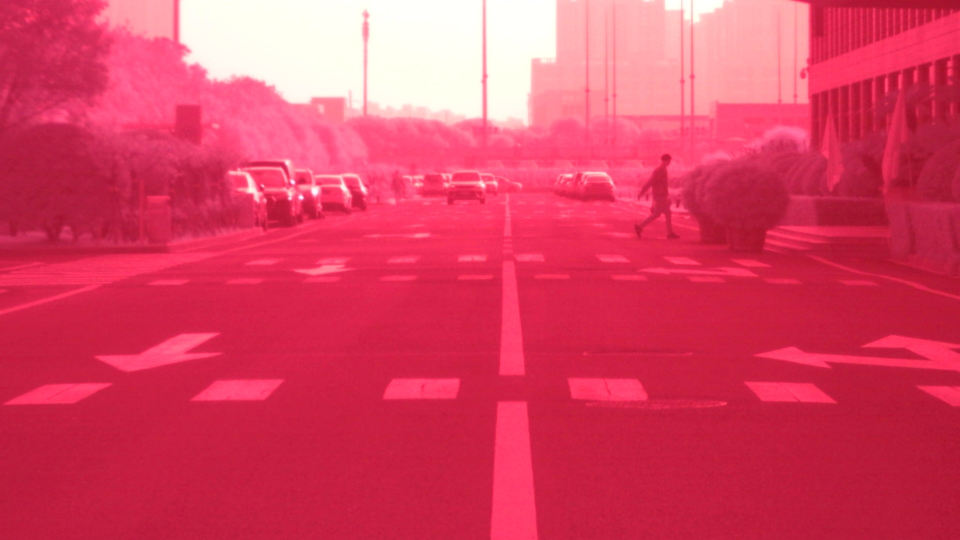
#> input picture model/images/oripics/basic_day_infrared.jpg, 1920 x 1080 px, found by its file name (shown at 1/2 size)
$ python infrared_fusion_visual_ok_20201201.py
#> lines starting #> are read from the running program, lines starting #| are printed output that depends on the picture
'''
夜间红外与可见光配准+融合
配准矩阵用白天的照片
'''
import cv2
import numpy as np

# 图片配准函数，采用白天的可见光与红外灰度图，计算两者Surf共同特征点，之间的仿射矩阵。
# 使用条件是Opencv-python与opencv-contrib-python版本小于3.4.2.16
def Images_matching(img_base, img_target):
    hessian = 400
    surf = cv2.xfeatures2d.SURF_create(hessian)
    kp1, des1 = surf.detectAndCompute(img_base, None)
    kp2, des2 = surf.detectAndCompute(img_target, None)
    FLANN_INDEX_KDTREE = 0  # 建立FLANN匹配器的参数
    indexParams = dict(algorithm=FLANN_INDEX_KDTREE, trees=5)  # 配置索引，密度树的数量为5
    searchParams = dict(checks=50)  # 指定递归次数
    flann = cv2.FlannBasedMatcher(indexParams, searchParams)  # 建立匹配器
    matches = flann.knnMatch(des1, des2, k=2)  # 得出匹配的关键点
    good = []
    # 提取优秀的特征点
    for m, n in matches:
        if m.distance < 0.7 * n.distance:  # 如果第一个邻近距离比第二个邻近距离的0.7倍小，则保留
            good.append(m)
    src_pts = np.array([kp1[m.queryIdx].pt for m in good])  # 查询图像的特征描述子索引
    dst_pts = np.array([kp2[m.trainIdx].pt for m in good])  # 训练(模板)图像的特征描述子索引
    H = cv2.findHomography(dst_pts, src_pts, cv2.RANSAC)  # 生成变换矩阵
    return H[0]

# 红外与可见光YUV像素融合，其中可见光为基准，红外需要配准
def Images_fusion(img_visual,img_infrared):
    img_visual_gray=cv2.cvtColor(img_visual,cv2.COLOR_BGR2GRAY)
    img_visual_YUV=cv2.cvtColor(img_visual,cv2.COLOR_BGR2YUV)
    img_infrared_gray=cv2.cvtColor(img_infrared,cv2.COLOR_BGR2GRAY)
    c = np.zeros_like(img_visual_gray)
    c = min(img_visual_gray.any(), img_infrared_gray.any())
    detlaV = img_visual_gray - c
    deltaI = img_infrared_gray - c
    newimg = cv2.merge([detlaV - deltaI, detlaV, deltaI])
    newimg_YUV = cv2.cvtColor(newimg, cv2.COLOR_BGR2YUV)
    fusion_YUV = cv2.merge([newimg_YUV[:, :, 0], img_visual_YUV[:, :, 1], img_visual_YUV[:, :, 2]])
    fusion_BGR = cv2.cvtColor(fusion_YUV, cv2.COLOR_YUV2BGR)
    return fusion_BGR

#
def main():
    matchimg_di=cv2.imread('basic_day_infrared.jpg')
#> matchimg_di is the input picture: shape (1080, 1920, 3); mean B, G, R 97.2, 64.8, 218.6
    matchimg_dv=cv2.imread('basic_day_visual.jpg')
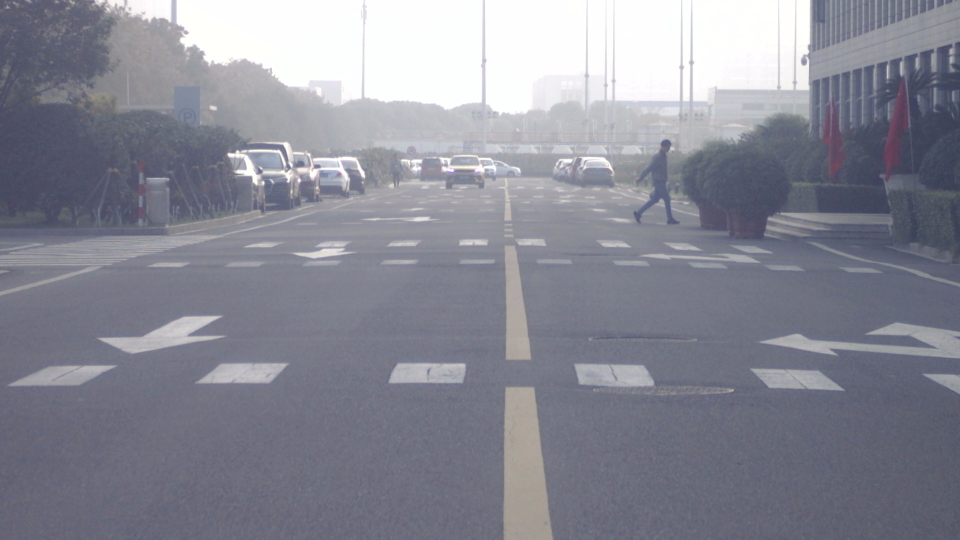
#> input picture model/images/oripics/basic_day_visual.jpg, 1920 x 1080 px, found by its file name (shown at 1/2 size)
#> matchimg_dv is the input picture: shape (1080, 1920, 3); mean B, G, R 148.7, 137.2, 135.9
    matchimg_di_gray=cv2.cvtColor(matchimg_di,cv2.COLOR_BGR2GRAY)
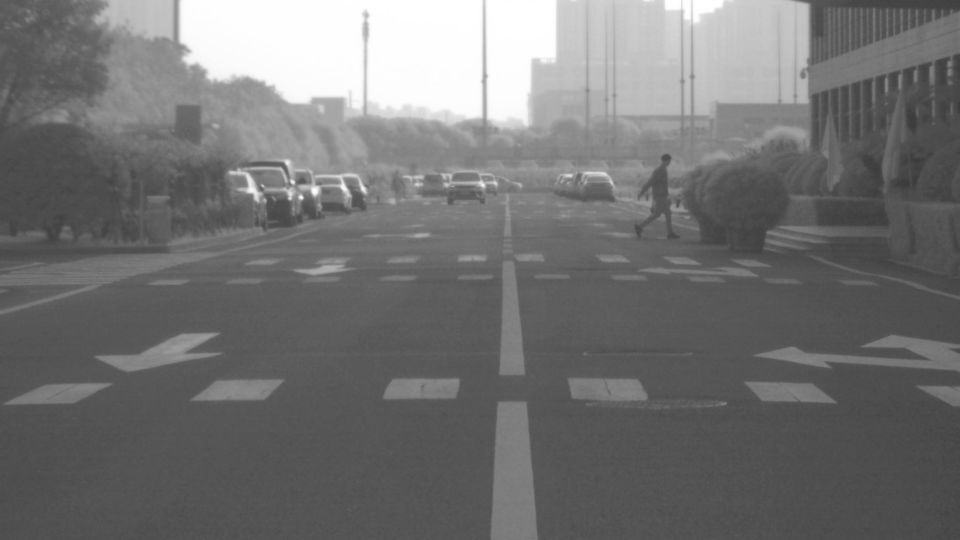
#> matchimg_di_gray: shape (1080, 1920) (shown at 1/2 size); min 58, max 255, mean 114.4
    matchimg_dv_gray=cv2.cvtColor(matchimg_dv,cv2.COLOR_BGR2GRAY)

    orimg_nv=cv2.imread('night_visual_40m.jpg')
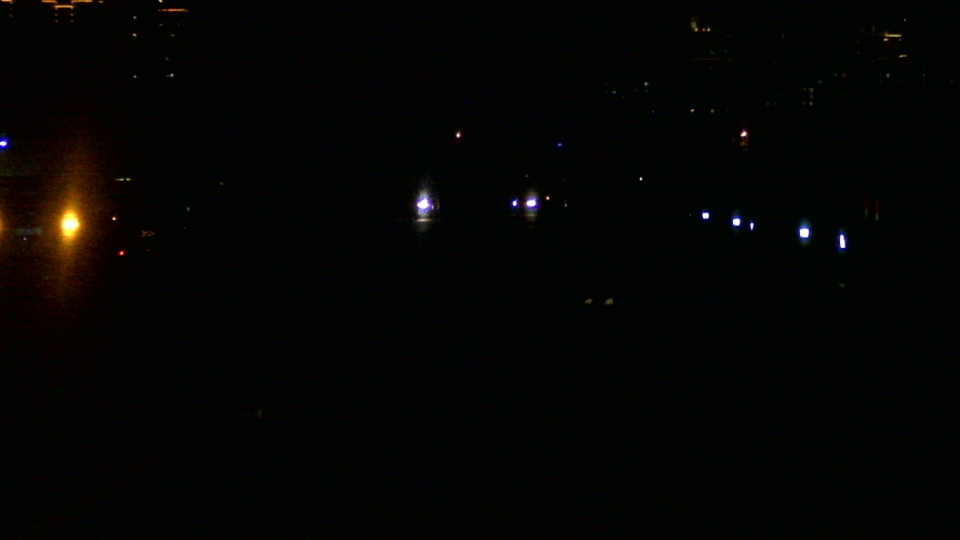
#> input picture model/night_visual_40m.jpg, 1920 x 1080 px (shown at 1/2 size)
#> orimg_nv is the input picture: shape (1080, 1920, 3); mean B, G, R 2.5, 3.9, 3.9
    orimg_ni=cv2.imread('night_infrared_40m.jpg')
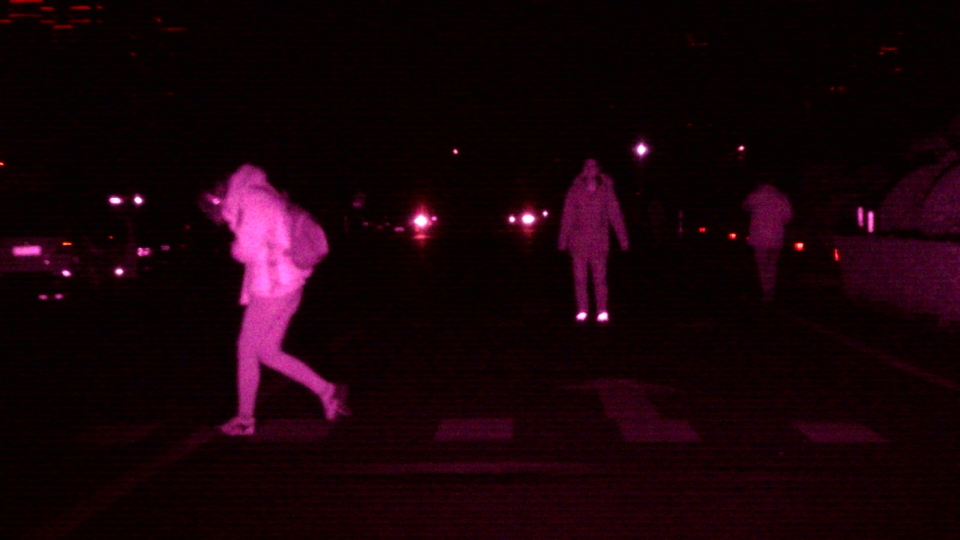
#> input picture model/night_infrared_40m.jpg, 1920 x 1080 px (shown at 1/2 size)
#> orimg_ni is the input picture: shape (1080, 1920, 3); mean B, G, R 9.2, 2.9, 23.1
    orimg_nv_gray=cv2.cvtColor(orimg_nv,cv2.COLOR_BGR2GRAY)
    # orimg_ni_gray=cv2.cvtColor(orimg_ni,cv2.COLOR_BGR2GRAY)
    #
    h, w = orimg_nv_gray.shape
#> h = 1080; w = 1920
    H=Images_matching(matchimg_dv_gray,matchimg_di_gray)

    # matched_base=cv2.warpPerspective(matchimg_di, H, (w, h))

    matched_ni = cv2.warpPerspective(orimg_ni, H, (w, h))
    fusion=Images_fusion(orimg_nv,matched_ni)

    cv2.imshow('0', cv2.resize(orimg_nv, (600, 400)))
    cv2.imshow('1', cv2.resize(fusion, (600, 400)))
    cv2.waitKey(0)

#
if __name__=='__main__':
#> (the run stopped early here; a loop or call above may not have finished)
